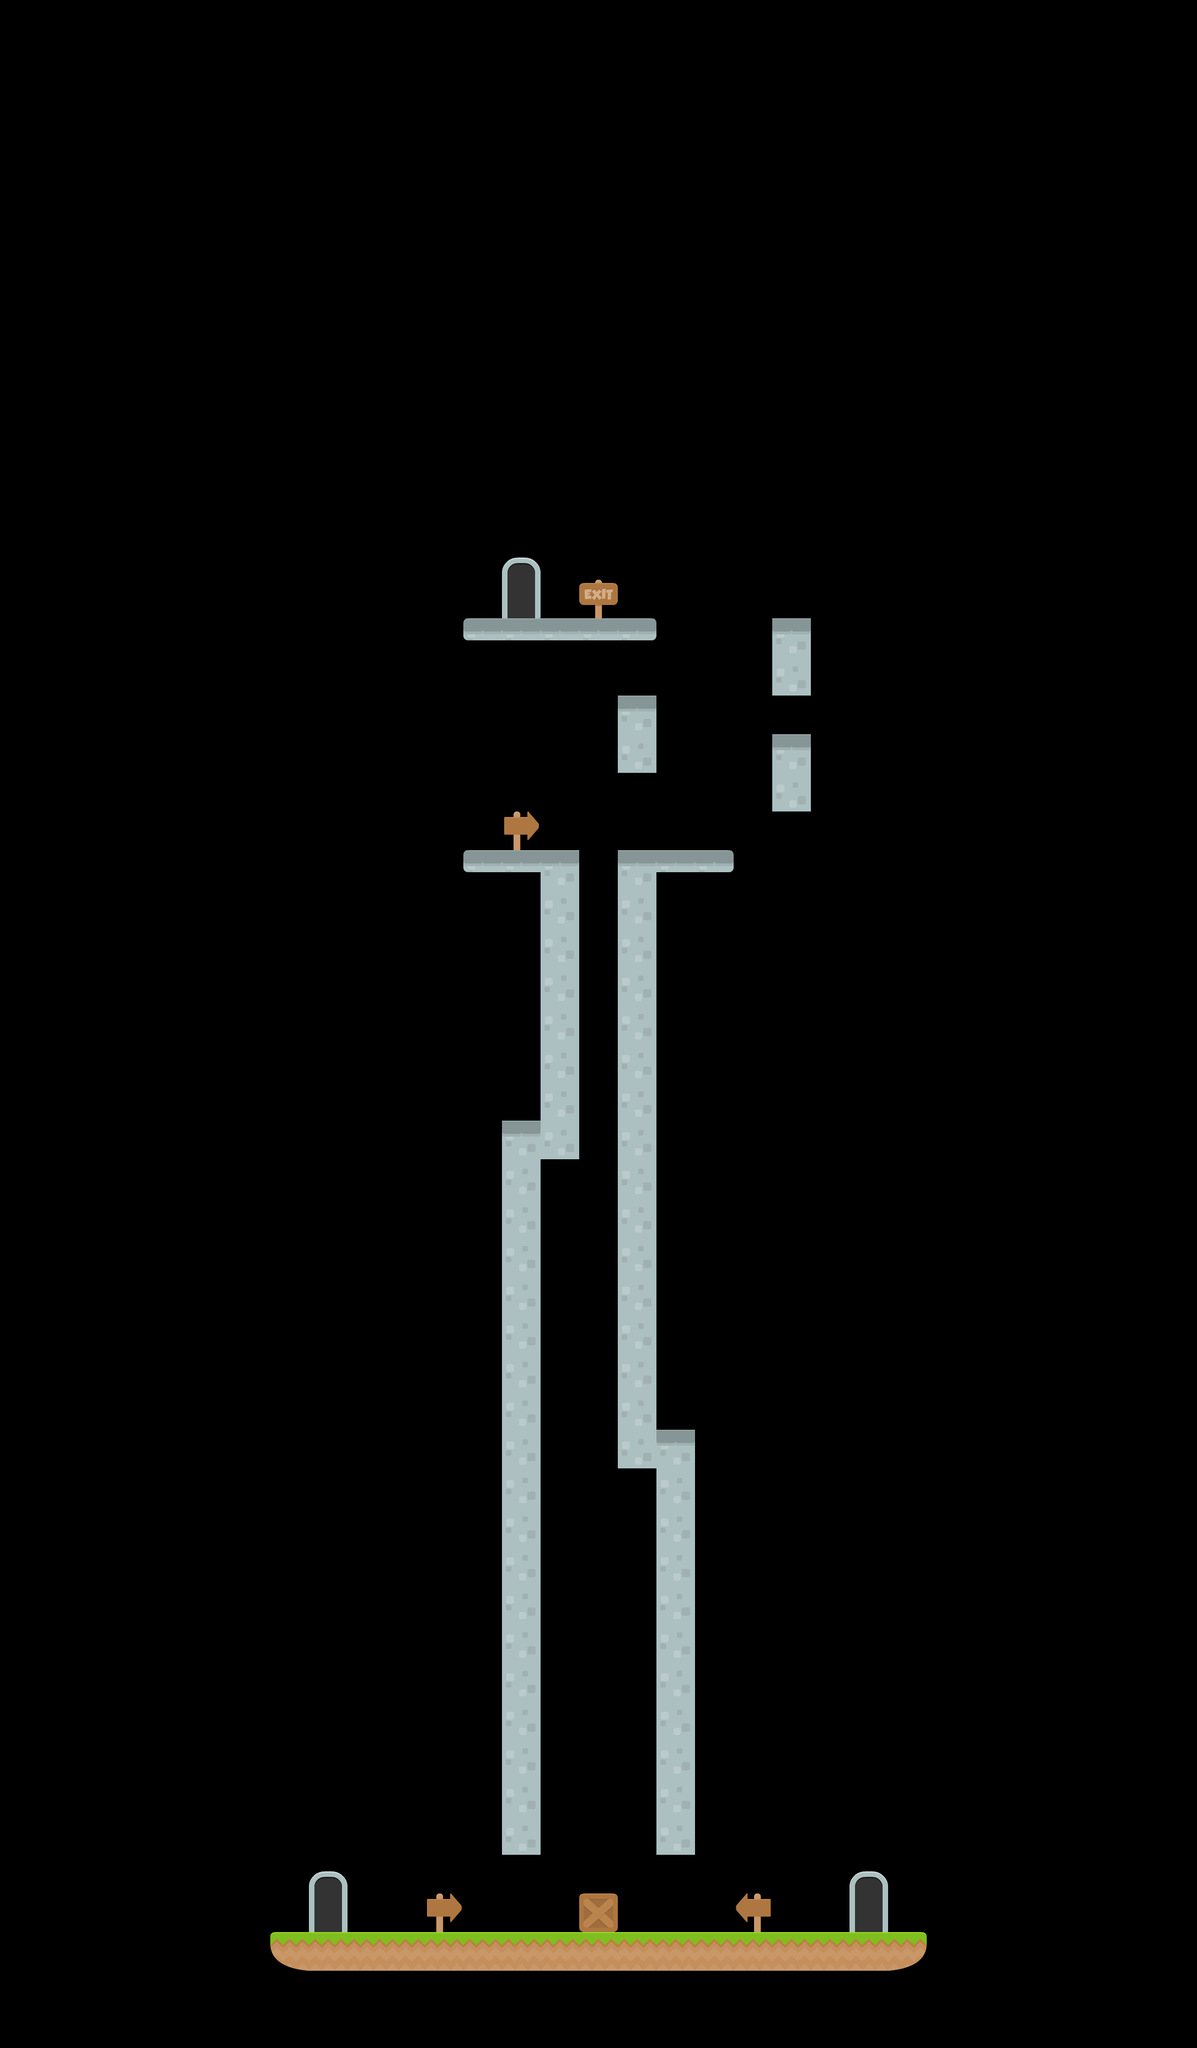

A level layout from a 2D game, rendered from its tile map. Below: a short description, then the map file with tile-grid data replaced by summaries:
An orthogonal 31x53 tile map with 70x70 px tiles, 5 tile layers (Colliders, SpeedrunStart, Start, Exit, ...) and 16 objects.

<map version="1.5" tiledversion="1.6.0" orientation="orthogonal" renderorder="right-down" width="31" height="53" tilewidth="70" tileheight="70" infinite="0" nextlayerid="9" nextobjectid="8">
 <editorsettings>
  <export target="level4.json" format="json" />
 </editorsettings>
 <tileset firstgid="1" name="tiles" tilewidth="70" tileheight="70" spacing="4" margin="1" tilecount="156" columns="12">
  <image source="../../../images/spritesheets/tiles.png" trans="ff00ff" width="886" height="960" />
  <tile id="2">
   <objectgroup draworder="index" id="2">
    <object id="1" x="0" y="0" width="70" height="40" />
   </objectgroup>
  </tile>
  <tile id="14">
   <objectgroup draworder="index" id="2">
    <object id="1" x="0" y="0" width="70" height="40" />
   </objectgroup>
  </tile>
  <tile id="15">
   <objectgroup draworder="index" id="2">
    <object id="1" x="0" y="50" width="70" height="20" />
   </objectgroup>
  </tile>
  <tile id="26">
   <objectgroup draworder="index" id="2">
    <object id="1" x="0" y="0" width="70" height="40" />
   </objectgroup>
  </tile>
  <tile id="44">
   <objectgroup draworder="index" id="2">
    <object id="1" x="0" y="0" width="70" height="40" />
   </objectgroup>
  </tile>
  <tile id="45">
   <objectgroup draworder="index" id="2">
    <object id="1" x="0" y="30" width="70" height="40" />
   </objectgroup>
  </tile>
  <tile id="56">
   <objectgroup draworder="index" id="2">
    <object id="1" x="0" y="0" width="70" height="40" />
   </objectgroup>
  </tile>
  <tile id="57">
   <objectgroup draworder="index" id="2">
    <object id="1" x="0" y="0" width="70" height="70" />
   </objectgroup>
  </tile>
  <tile id="68">
   <objectgroup draworder="index" id="2">
    <object id="1" x="0" y="0" width="70" height="40" />
   </objectgroup>
  </tile>
  <tile id="71">
   <objectgroup draworder="index" id="2">
    <object id="1" x="0" y="0" width="70" height="40" />
   </objectgroup>
  </tile>
  <tile id="80">
   <objectgroup draworder="index" id="2">
    <object id="1" x="0" y="0" width="70" height="40" />
   </objectgroup>
  </tile>
  <tile id="117">
   <objectgroup draworder="index" id="2">
    <object id="1" x="0" y="0" width="70" height="40" />
   </objectgroup>
  </tile>
  <tile id="119">
   <objectgroup draworder="index" id="2">
    <object id="1" x="0" y="0" width="70" height="40" />
   </objectgroup>
  </tile>
  <tile id="124">
   <objectgroup draworder="index" id="2">
    <object id="1" x="0" y="45" width="70" height="25" />
   </objectgroup>
  </tile>
  <tile id="126">
   <objectgroup draworder="index" id="2">
    <object id="1" x="0" y="0" width="70" height="40" />
   </objectgroup>
  </tile>
  <tile id="145">
   <objectgroup draworder="index" id="2">
    <object id="1" x="0" y="0" width="70" height="40" />
   </objectgroup>
  </tile>
 </tileset>
 <layer id="1" name="Colliders" width="31" height="53">
  <data>[1643 cells, 87 non-empty, 9 distinct tile ids]</data>
 </layer>
 <group id="6" name="Doors">
  <layer id="8" name="SpeedrunStart" width="31" height="53">
   <data>[1643 cells, 2 non-empty, 2 distinct tile ids]</data>
  </layer>
  <layer id="7" name="Start" width="31" height="53">
   <data>[1643 cells, 2 non-empty, 2 distinct tile ids]</data>
  </layer>
  <layer id="5" name="Exit" width="31" height="53">
   <data>[1643 cells, 2 non-empty, 2 distinct tile ids]</data>
  </layer>
 </group>
 <layer id="2" name="Decorations" width="31" height="53">
  <data>[1643 cells, 4 non-empty, 3 distinct tile ids]</data>
 </layer>
</map>
